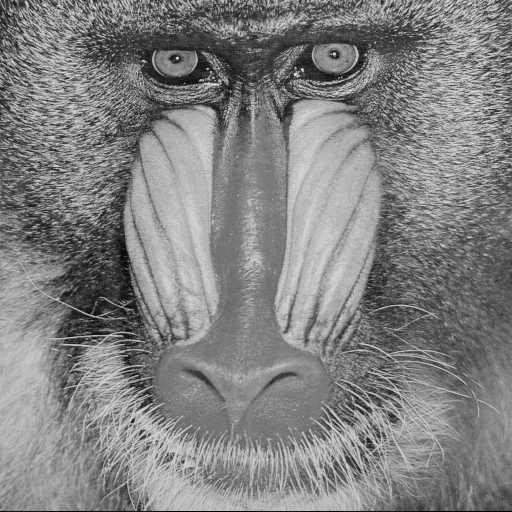
#> input picture third-year/Multimedia/hw4/baboon.jpg, 512 x 512 px
$ python jpeg.py
#> lines starting #> are read from the running program, lines starting #| are printed output that depends on the picture
import math
import numpy as np
import imageio
from scipy.fftpack import idct
from PIL import Image


# This function demonstrates the jpeg encoding
#
#   input  :   original image
#   output :   matrix with quantised DCT values
def jpegEncode(input):
    # DCT matrix
#> called with input = 'baboon.jpg'
    ar = np.array([range(8)])
    T = np.array(0.5 * np.cos(ar.T * (2 * ar + 1) * np.pi / 16))
    T[0, :] = np.sqrt(1 / 8)

    # Luminance quantization matrix
    q = [[16, 11, 10, 16, 24, 40, 51, 61],
         [12, 12, 14, 19, 26, 58, 60, 55],
         [14, 13, 16, 24, 40, 57, 69, 56],
         [14, 17, 22, 29, 51, 87, 80, 62],
         [18, 22, 37, 56, 68, 109, 103, 77],
         [24, 35, 55, 64, 81, 104, 113, 92],
         [49, 64, 78, 87, 103, 121, 120, 101],
         [72, 92, 95, 98, 112, 100, 103, 99]]

    # read image with name 'input'
    img = imageio.imread(input)
#> img is the input picture: shape (512, 512); min 0, max 231, mean 129.6

    # decompose into 8x8 blocks
    # need to solve 'end-blocks' with different size ???
    im = np.asarray(img)
    sz = im.shape
#> sz = (512, 512)
    height = sz[0]
#> height = 512
    width = sz[1]
#> width = 512

    output = np.zeros(sz)
    # for each block:
    for b in range(0, height, 8):
        for a in range(0, width, 8):
            # transform using DCT
            block = im[b:b + 8, a:a + 8]
            transformed = doDCT(block, T, 8)
            # divide element-wise by quantization matrix and round to integers
            encoded = divideElementwise(transformed, q, 8)
            # join 8x8 encoded blocks to image of original size
            # output[b:b+8, a:a+8] = encoded
            for i in range(8):
                for j in range(8):
                    output[b + i, a + j] = round(encoded[i, j])
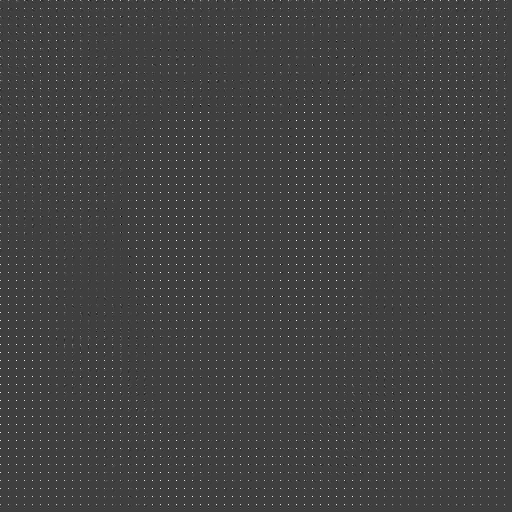
#> output: shape (512, 512) float64; min -34, max 102, mean 1; drawn with min black and max white
    return output


# This function demonstrates the jpeg decoding
#
#   input  :   matrix with quantised DCT values
#   output :   reconstructed image
def jpegDecode(input):
    # DCT matrix
    ar = np.array([range(8)])
    T = np.array(0.5 * np.cos(ar.T * (2 * ar + 1) * np.pi / 16))
    T[0, :] = np.sqrt(1 / 8)  # this line was missing in the original file, but is in encoding function

    # Luminance quantization matrix
    q = [[16, 11, 10, 16, 24, 40, 51, 61],
         [12, 12, 14, 19, 26, 58, 60, 55],
         [14, 13, 16, 24, 40, 57, 69, 56],
         [14, 17, 22, 29, 51, 87, 80, 62],
         [18, 22, 37, 56, 68, 109, 103, 77],
         [24, 35, 55, 64, 81, 104, 113, 92],
         [49, 64, 78, 87, 103, 121, 120, 101],
         [72, 92, 95, 98, 112, 100, 103, 99]]

    sz = input.shape
#> sz = (512, 512)
    height = sz[0]
#> height = 512
    width = sz[1]
#> width = 512

    output = np.zeros(sz)
    for b in range(0, height, 8):
        for a in range(0, width, 8):
            block = input[b:b + 8, a:a + 8]
            transformed = multiplyElementwise(block, q, 8) #pixel = pixel * q[i]
            decoded = doInverseDCT(transformed, T, 8)  # idct(value, norm='ortho')
            for i in range(8):
                for j in range(8):
                    output[b + i, a + j] = decoded[i, j]

    return output


def multiplyElementwise(arr1, arr2, N):
    res = np.zeros((N, N))
    for i in range(N):
        for j in range(N):
            res[i][j] = arr1[i][j] * arr2[i][j]
    return res


def divideElementwise(arr1, arr2, N):
    res = np.zeros((N, N))
    for i in range(N):
        for j in range(N):
            res[i][j] = arr1[i][j] / arr2[i][j]
    return res


def doDCT(img, dctMatrix, N):
    return matrixMultiplication(dctMatrix, matrixMultiplication(img, transposed(dctMatrix, N), N), N)


def doInverseDCT(img, dctMatrix, N):
    return matrixMultiplication(transposed(dctMatrix, N), matrixMultiplication(img, dctMatrix, N), N)


def matrixMultiplication(A, B, N):
    res = np.zeros((N, N))
    for i in range(N):
        for j in range(N):
            tmp = 0.0
            for k in range(N):
                    tmp = tmp + (A[i][k] * B[k][j])
            res[i, j] = tmp
    return res


def transposed(A, N):
    res = np.zeros((N, N))
    for i in range(N):
        for j in range(N):
            res[i, j] = A[j, i]
    return res


def main():
    input = "baboon.jpg"
    encoded = jpegEncode(input)
    decoded = jpegDecode(encoded)
    imageio.imwrite('outfile.jpg', decoded)


if __name__ == "__main__":
    main()
